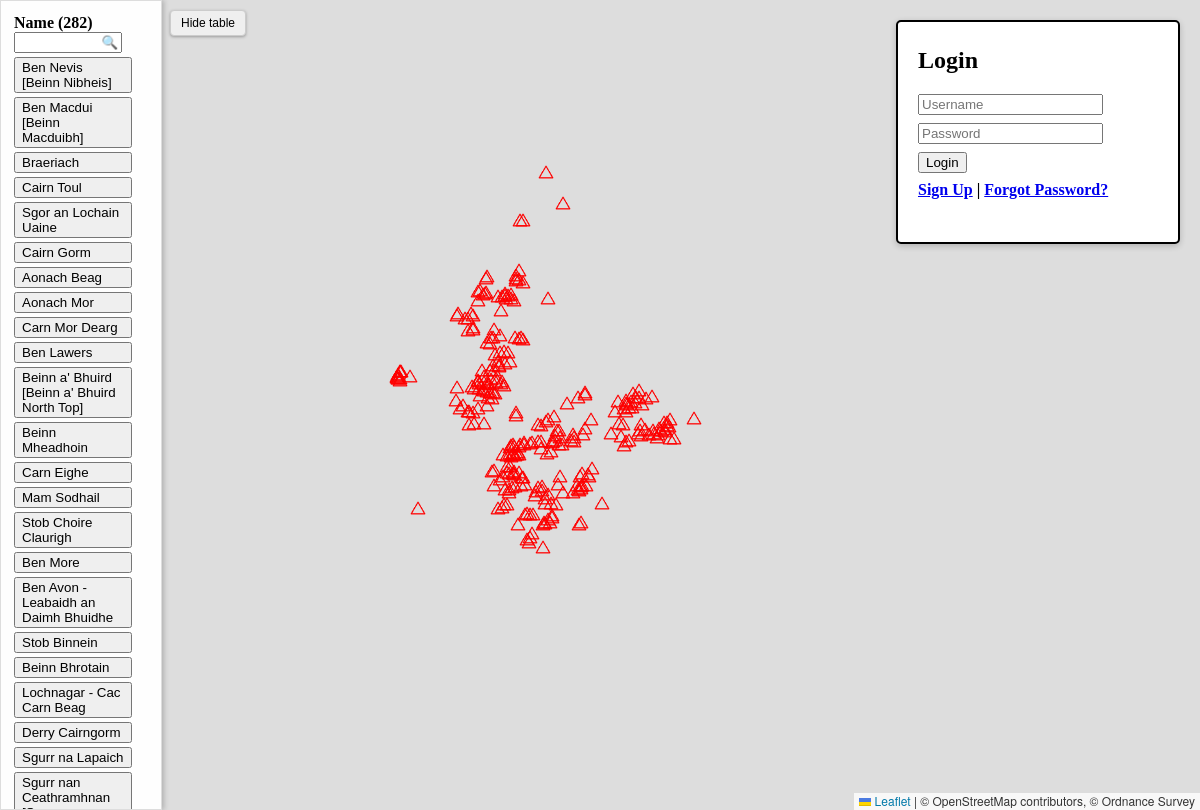
Before: / with the older database file.
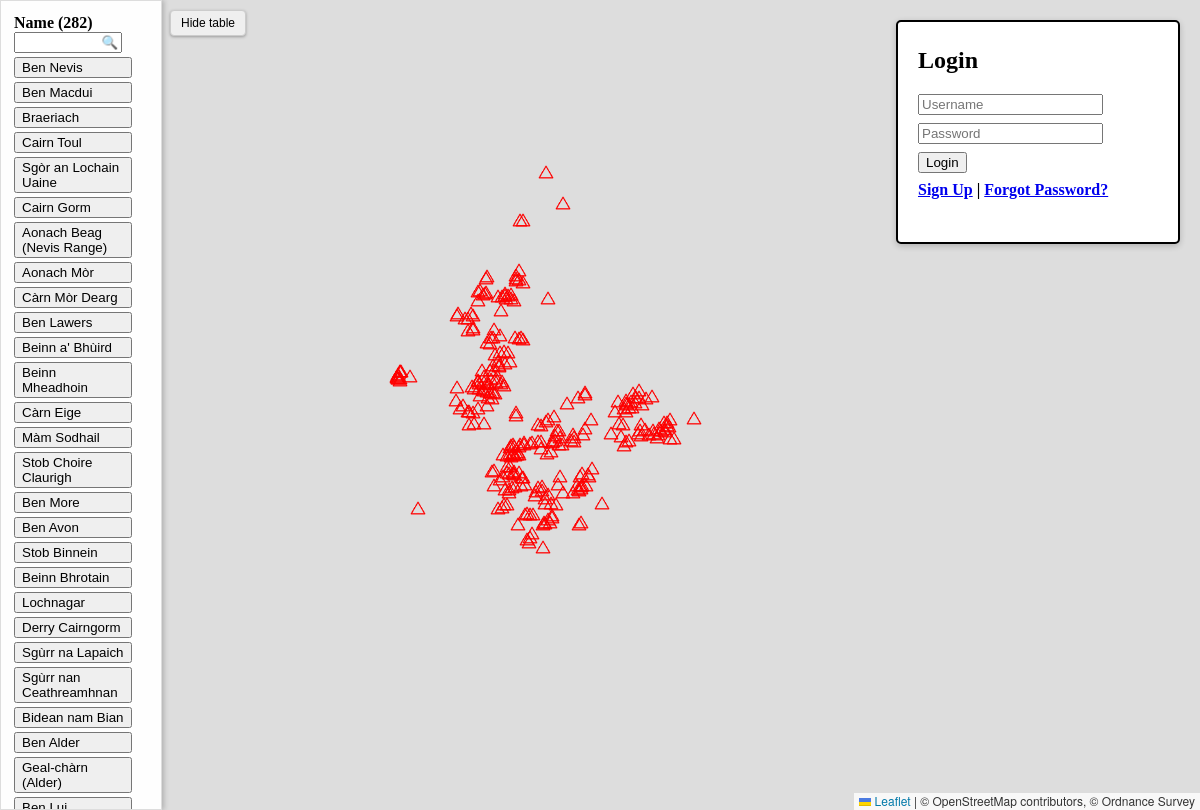
After: the same page with the newer database file.
### tables this page shows
CREATE TABLE "munros" (
"munro_id" TEXT,
  "name" TEXT,
  "region" TEXT,
  "height" TEXT,
  "description" TEXT,
  "whl_url" TEXT,
  "latitude" REAL,
  "longitude" REAL
);

### app.py (the view)
@app.route("/")
def index():
    session.clear()
    locations = get_munro_data()
    return render_template('index.html', locations=locations)

### routes/munro_data.py (called while the page is built)
def get_munro_data():
    import sqlite3
    import pandas as pd
    db_file = "database.db"
    conn = sqlite3.connect("database.db")
    loc_df = pd.read_sql_query(f"SELECT * FROM munros", conn)
    conn.close()
    locations = loc_df.to_dict(orient='records')
    return locations

### templates/index.html (shortened to what this page needs)
<!DOCTYPE html>
<html>
<head>
  <link rel="stylesheet" href="https://unpkg.com/leaflet@1.9.4/dist/leaflet.css"
/>
  </head>
  <body>
<div id="map"></div>
<div id="table_layer">
  <table id="mountainTable">
    <colgroup><col style="width: 120px"></colgroup>
    <thead>
      <th style="text-align: left;">
        Name (282)<br>
        <input type="text" id="searchInput" placeholder="🔍" style="width: 100px; text-align: left;">
      </th>
    </thead>
    <tbody>
      {% for loc in locations %}
        <tr>
          <td>
            <button {{ loc.style|e }}
                    onclick="goToLocation({{ loc.latitude }}, {{ loc.longitude }})">
              {{ loc.name }}
            </button>
          </td>
        </tr>
      {% endfor %}
    </tbody>
  </table>
</div>
<button id="toggleSidebar">Hide table</button>
<div id="login">
  <h2 id="form-title">Login</h2>
  <form id="login-form" action="/login" method="POST">
    <input type="text" name="user" placeholder="Username" required>
    <input type="password" name="password" placeholder="Password" required>
    <button type="submit" style="display:inline-block;">Login</button>
  </form>
  <div class="links">
    <a href="#" id="toggle-form">Sign Up</a> |
    <a href="#">Forgot Password?</a>
  </div>
</div>
</body>
</html>

### templates/index.html (style rules this page uses)
html, body { height: 100%; margin: 0; overflow: hidden; }
#map { position: absolute; top:0; left:0; width:100%; height:100%; z-index:0; }
#table_layer { display: block; position: absolute; top: 0; left: 0; width: 140px; height: 98.5dvh; background: rgba(255, 255, 255, 0.95); border: 1px solid #ddd; z-index: 1000; overflow-y: auto; padding: 10px; box-shadow: 2px 0 5px rgba(0,0,0,0.2); transition: transform 0.5s ease; padding: 10px; }
#mountainTable td button { text-align: left; vertical-align: top; white-space: normal; width: 100%; }
#login { position: fixed; top: 20px; right: 20px; padding: 5px 20px; background-color: white; color: black; border: 2px solid black; border-radius: 5px; cursor: pointer; font-weight: bold; box-shadow: 0 2px 6px rgba(0,0,0,0.2); text-align: top; width: 240px; height: 210px; text-align: top; }
#searchInput::placeholder { text-align: right; }
#toggleSidebar { position: absolute; top: 10px; left: 170px; z-index: 1100; padding: 5px 10px;b background-color: #fff; border: 1px solid #ccc; border-radius: 4px; cursor: pointer; font-size: 12px; box-shadow: 0 1px 3px rgba(0,0,0,0.3); transition: left 0.5s ease; }
#login-form input[name="user"], #signup-form input[name="user"], #login-form input[name="password"], #signup-form input[name="password"], #login-form button, #signup-form button, .links { margin-top: 8px; display: block; }

Changed rows visible on the page:
changed munros: name "Ben Nevis [Beinn Nibheis]" → "Ben Nevis"
changed munros: name "Ben Macdui [Beinn Macduibh]" → "Ben Macdui"
changed munros: name "Sgor an Lochain Uaine" → "Sgòr an Lochain Uaine"
changed munros: name "Aonach Beag" → "Aonach Beag (Nevis Range)"
changed munros: name "Aonach Mor" → "Aonach Mòr"
changed munros: name "Carn Mor Dearg" → "Càrn Mòr Dearg"
changed munros: name "Beinn a' Bhuird [Beinn a' Bhuird North Top]" → "Beinn a' Bhùird"
changed munros: name "Carn Eighe" → "Càrn Eige"
changed munros: name "Mam Sodhail" → "Màm Sodhail"
changed munros: name "Ben Avon - Leabaidh an Daimh Bhuidhe" → "Ben Avon"
changed munros: name "Lochnagar - Cac Carn Beag" → "Lochnagar"
changed munros: name "Sgurr na Lapaich" → "Sgùrr na Lapaich"
changed munros: name "Sgurr nan Ceathramhnan…" → "Sgùrr nan Ceathreamhnan"
now on this page (row edited): munros: name "Bidean nam Bian"
now on this page (row edited): munros: name "Ben Alder"
now on this page (row edited): munros: name "Geal-chàrn (Alder)"
